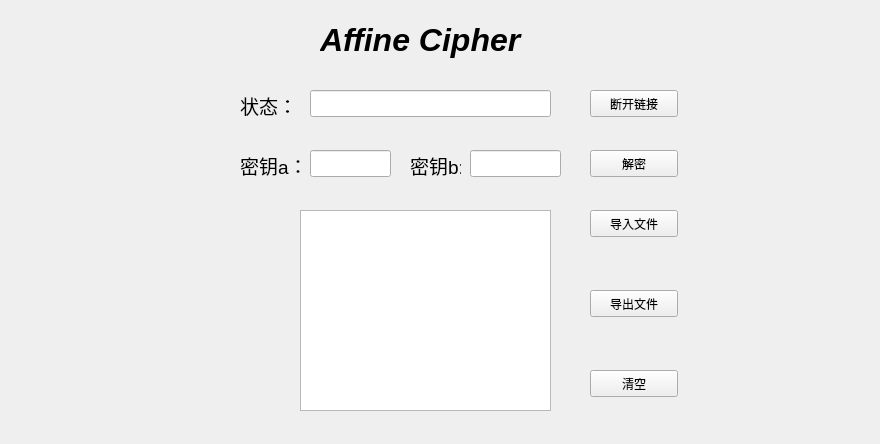
<?xml version="1.0" encoding="UTF-8"?>
<ui version="4.0">
 <class>Affine_jia</class>
 <widget class="QWidget" name="Affine_jia">
  <property name="geometry">
   <rect>
    <x>0</x>
    <y>0</y>
    <width>880</width>
    <height>444</height>
   </rect>
  </property>
  <property name="windowTitle">
   <string>Form</string>
  </property>
  <widget class="QPushButton" name="zero">
   <property name="geometry">
    <rect>
     <x>590</x>
     <y>370</y>
     <width>88</width>
     <height>27</height>
    </rect>
   </property>
   <property name="text">
    <string>清空</string>
   </property>
  </widget>
  <widget class="QPushButton" name="decrption">
   <property name="geometry">
    <rect>
     <x>590</x>
     <y>150</y>
     <width>88</width>
     <height>27</height>
    </rect>
   </property>
   <property name="text">
    <string>解密</string>
   </property>
  </widget>
  <widget class="QLineEdit" name="condition">
   <property name="geometry">
    <rect>
     <x>310</x>
     <y>90</y>
     <width>241</width>
     <height>27</height>
    </rect>
   </property>
  </widget>
  <widget class="QLabel" name="label_2">
   <property name="geometry">
    <rect>
     <x>240</x>
     <y>90</y>
     <width>61</width>
     <height>31</height>
    </rect>
   </property>
   <property name="text">
    <string>&lt;html&gt;&lt;head/&gt;&lt;body&gt;&lt;p&gt;&lt;span style=&quot; font-size:14pt;&quot;&gt;状态：&lt;/span&gt;&lt;/p&gt;&lt;/body&gt;&lt;/html&gt;</string>
   </property>
  </widget>
  <widget class="QLabel" name="label">
   <property name="geometry">
    <rect>
     <x>320</x>
     <y>20</y>
     <width>231</width>
     <height>41</height>
    </rect>
   </property>
   <property name="text">
    <string>&lt;html&gt;&lt;head/&gt;&lt;body&gt;&lt;p&gt;&lt;span style=&quot; font-size:24pt; font-weight:600; font-style:italic;&quot;&gt;Affine Cipher&lt;/span&gt;&lt;/p&gt;&lt;/body&gt;&lt;/html&gt;</string>
   </property>
  </widget>
  <widget class="QLabel" name="label_3">
   <property name="geometry">
    <rect>
     <x>240</x>
     <y>150</y>
     <width>67</width>
     <height>31</height>
    </rect>
   </property>
   <property name="text">
    <string>&lt;html&gt;&lt;head/&gt;&lt;body&gt;&lt;p&gt;&lt;span style=&quot; font-size:14pt;&quot;&gt;密钥a：&lt;/span&gt;&lt;/p&gt;&lt;/body&gt;&lt;/html&gt;</string>
   </property>
  </widget>
  <widget class="QPushButton" name="cut">
   <property name="geometry">
    <rect>
     <x>590</x>
     <y>90</y>
     <width>88</width>
     <height>27</height>
    </rect>
   </property>
   <property name="text">
    <string>断开链接</string>
   </property>
  </widget>
  <widget class="QLineEdit" name="keyword_a">
   <property name="geometry">
    <rect>
     <x>310</x>
     <y>150</y>
     <width>81</width>
     <height>27</height>
    </rect>
   </property>
  </widget>
  <widget class="QPushButton" name="outFile">
   <property name="geometry">
    <rect>
     <x>590</x>
     <y>290</y>
     <width>88</width>
     <height>27</height>
    </rect>
   </property>
   <property name="text">
    <string>导出文件</string>
   </property>
  </widget>
  <widget class="QPushButton" name="inFile">
   <property name="geometry">
    <rect>
     <x>590</x>
     <y>210</y>
     <width>88</width>
     <height>27</height>
    </rect>
   </property>
   <property name="text">
    <string>导入文件</string>
   </property>
  </widget>
  <widget class="QTextEdit" name="ciphertext">
   <property name="geometry">
    <rect>
     <x>300</x>
     <y>210</y>
     <width>251</width>
     <height>201</height>
    </rect>
   </property>
   <property name="styleSheet">
    <string notr="true">font: 13pt &quot;Cantarell&quot;;</string>
   </property>
  </widget>
  <widget class="QLineEdit" name="keyword_b">
   <property name="geometry">
    <rect>
     <x>470</x>
     <y>150</y>
     <width>91</width>
     <height>27</height>
    </rect>
   </property>
  </widget>
  <widget class="QLabel" name="label_4">
   <property name="geometry">
    <rect>
     <x>410</x>
     <y>150</y>
     <width>51</width>
     <height>31</height>
    </rect>
   </property>
   <property name="text">
    <string>&lt;html&gt;&lt;head/&gt;&lt;body&gt;&lt;p&gt;&lt;span style=&quot; font-size:14pt;&quot;&gt;密钥b:&lt;/span&gt;&lt;/p&gt;&lt;/body&gt;&lt;/html&gt;</string>
   </property>
  </widget>
 </widget>
 <resources/>
 <connections/>
</ui>
